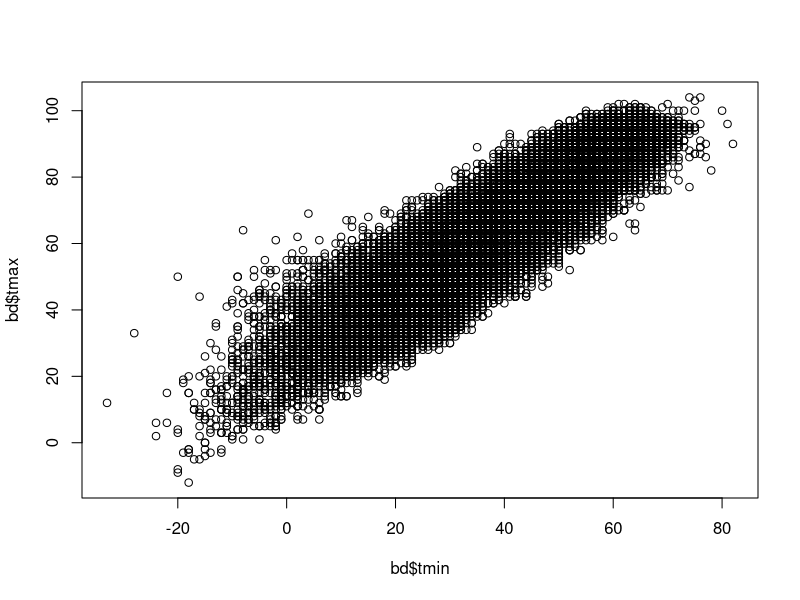
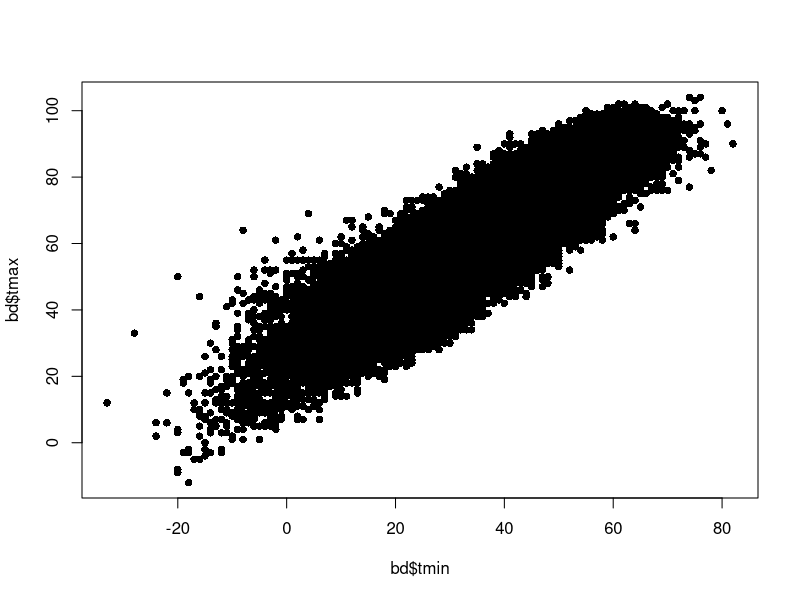
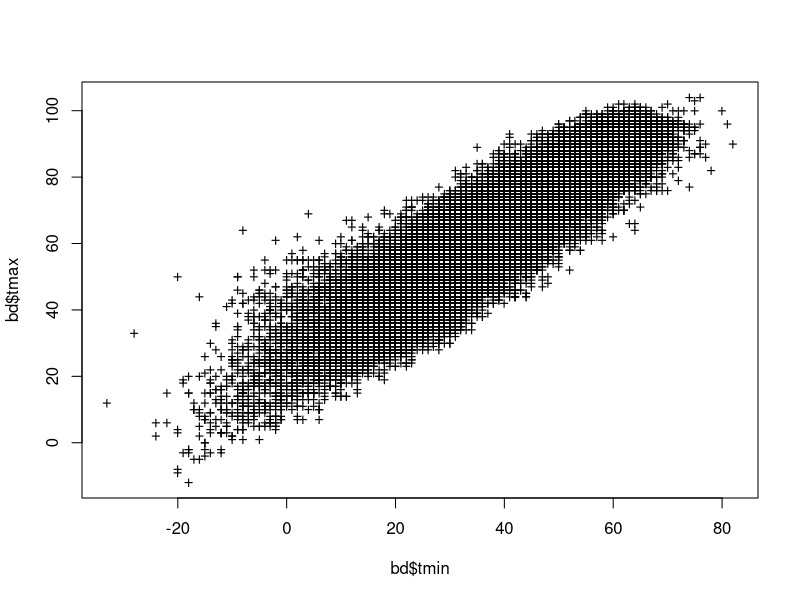
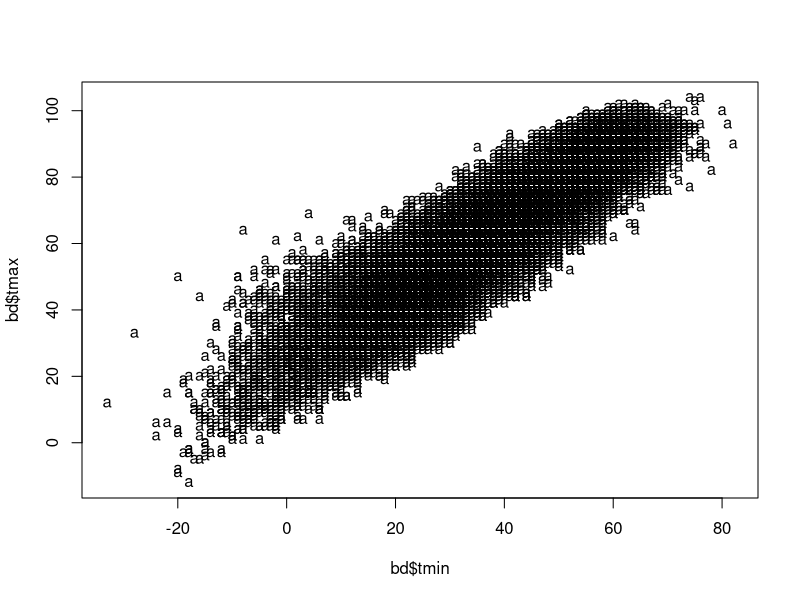
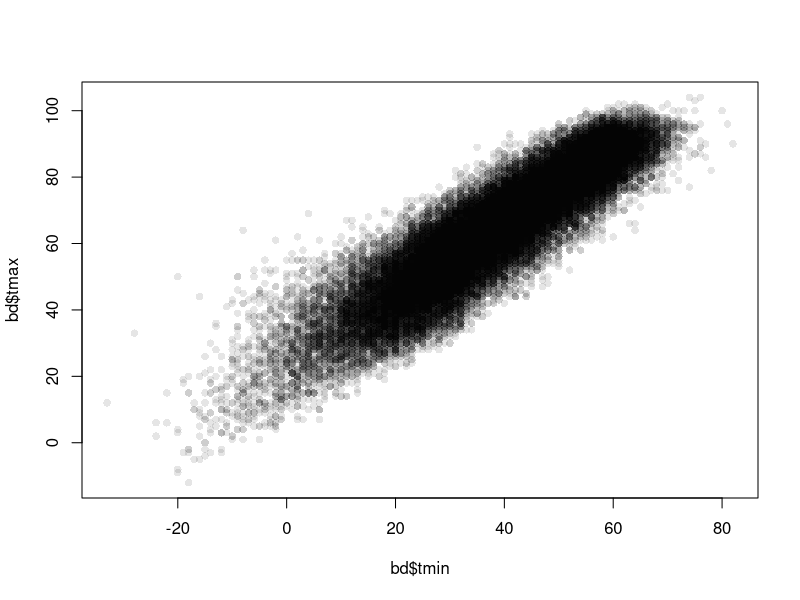
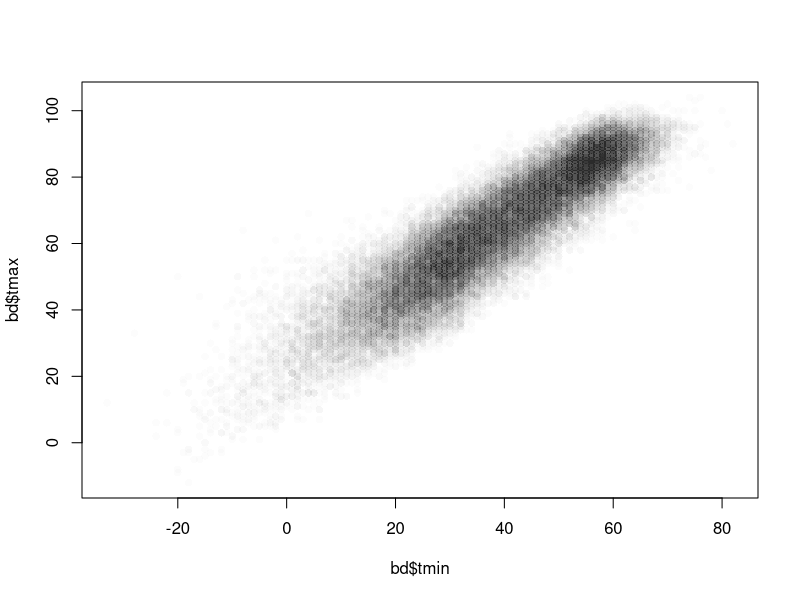
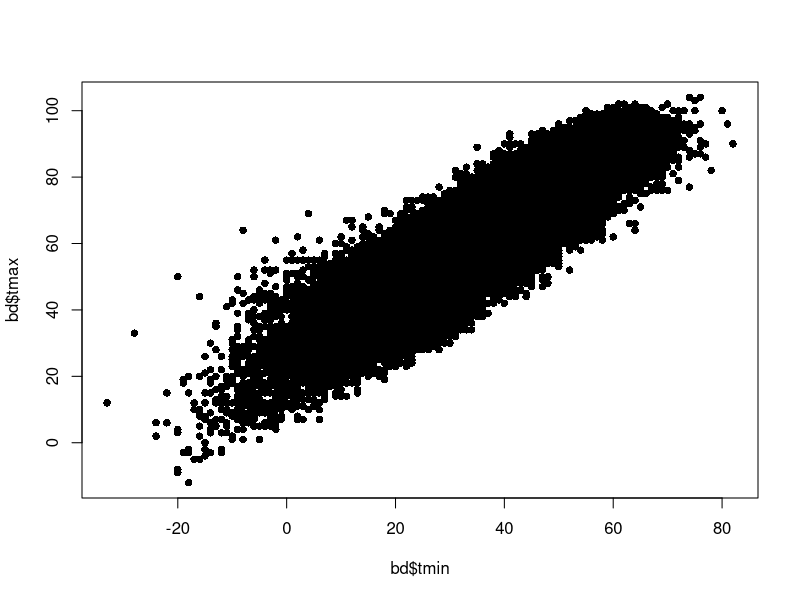
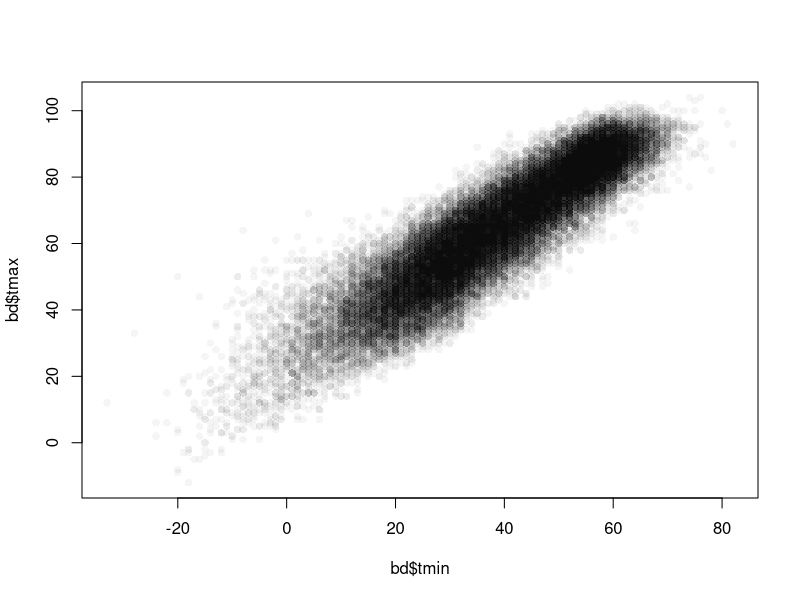

Reproduce these figures in R, in order.
# # # # # # # # # # # # # # # # # # # # # # # # # # # # # # # # # # # # # # # # # # # # # # # # # # # # # # # # # # #
# SCATTERPLOTS

bd = read.csv("BoulderDaily.csv")
# Good variable names are very helpful.  But, we're going to be typing the name of this
# dataset alot, so short names are sometimes nice too
head(bd)
dim(bd)
summary(bd)

#It's hard to really understand what's happening with this data by just looking at these
#statistics.  Plotting can be really helpful with understanding the data.

?plot
plot(bd$tmin, bd$tmax)

# That's a pretty ugly plot.  Let's see if we can make it better

plot(bd$tmin, bd$tmax, pch = 16)

#Why 16?

?pch

# We can use all kinds of symbols with our plots

plot(bd$tmin, bd$tmax, pch="+")
plot(bd$tmin, bd$tmax, pch="a") #We should probably avoid some options, though

# There's alot of points on this graph, and it's hard to see what's happening.  Let's see if 
# we can make it any clearer.

# Sometimes, you need additional functions that aren't installed with R by default.  In this
# case, we want to install the "scales" package.  Note that you'll only need to install this
# once, then just use library() to load the code.

install.packages("scales") #adds a new package to your library
library(scales) #tells R to bring the objects from that library into your workspace.

# In this case, scales gives us the alpha() function:

plot(bd$tmin, bd$tmax, pch=16, col=alpha(colour="black", alpha=0.1))
plot(bd$tmin, bd$tmax, pch=16, col=alpha(colour="black", alpha=0.01))

# Using alpha=0.01 means that each point is 0.01 times the weight of a standard point.  So, if
# 100 points are on top of each other, we'll get a full black dot at that location.

# Where are most of the temperatures?
plot(bd$tmin, bd$tmax, pch=16, col=alpha(colour="black", alpha=1))
# Maybe between -20 and 80 for the min and 0 to 100 for max?
plot(bd$tmin, bd$tmax, pch=16, col=alpha(colour="black", alpha=0.04))
# Ah, most mins are between 10 and 70, and most maxes are between 20 and 100.

# Our titles don't make much sense:

plot(bd$tmin, bd$tmax, pch=16, col=alpha(colour="black", alpha=0.04), main="Temperature Plot"
  ,xlab="Minimum Temperature (degrees F)"
  ,ylab="Maximum Temperature (degrees F)")

# Let's add some pretty colors.

install.packages("RColorBrewer") #Package with nice colors.  See http://colorbrewer2.org/
library(RColorBrewer)
pal = brewer.pal(name="Spectral", n=10)
bd$colorGroup = floor( bd$tmax/10 )
bd$colorGroup[bd$colorGroup<1] = 1
plot(bd$tmin, bd$tmax, pch=16, col=alpha(colour=pal[bd$colorGroup], alpha=.1)
  ,main="Temperature Plot"
  ,xlab="Minimum Temperature (degrees F)"
  ,ylab="Maximum Temperature (degrees F)")

# Whoops!  pal is reversed.

pal = rev(pal)
plot(bd$tmin, bd$tmax, pch=16, col=alpha(colour=pal[bd$colorGroup], alpha=.1)
  ,main="Temperature Plot"
  ,xlab="Minimum Temperature (degrees F)"
  ,ylab="Maximum Temperature (degrees F)")

# What if we want to look at months individually?

?par
par(mfrow=c(3,4)) #Use a 3x4 grid
for(i in 1:12){
  temp = bd[bd$month==i,]
  plot(temp$tmin, temp$tmax, pch=16, col=alpha(colour=pal[temp$colorGroup], alpha=.1)
    ,main="Temperature Plot"
    ,xlab="Minimum Temperature (degrees F)"
    ,ylab="Maximum Temperature (degrees F)")
}

# It looks a bit weird because the scale keeps changing.

par(mfrow=c(3,4)) #Use a 3x4 grid
for(i in 1:12){
  temp = bd[bd$month==i,]
  plot(temp$tmin, temp$tmax, pch=16, col=alpha(colour=pal[temp$colorGroup], alpha=.1)
    ,main="Temperature Plot"
    ,xlab="Minimum Temperature (degrees F)"
    ,ylab="Maximum Temperature (degrees F)"
    ,xlim=c(-30,80), ylim=c(-10,110))
}

# Let's add a better label

months = c("Jan", "Feb", "Mar", "Apr", "May", "Jun", "Jul", "Aug", "Sep", "Oct", "Nov", "Dec")

par(mfrow=c(3,4)) #Use a 3x4 grid
for(i in 1:12){
  temp = bd[bd$month==i,]
  plot(temp$tmin, temp$tmax, pch=16, col=alpha(colour=pal[temp$colorGroup], alpha=.3)
    ,main=months[i]
    ,xlab="Minimum Temperature (degrees F)"
    ,ylab="Maximum Temperature (degrees F)"
    ,xlim=c(-30,80), ylim=c(-10,110))
}

# QUESTION!  Using the same dataset, examine the seasonal trends in temperature.
# Hints:
# - Use par(mfrow=c(1,1)) to return to a 1x1 plot grid (if you want)

par(mfrow=c(1,1))
plot( bd$month + bd$day/31, (bd$tmax+bd$tmin)/2, pch=16
    ,col=alpha(alpha=0.01, colour="black")
    ,xlab="Month of Year"
    ,ylab="Mean Temperature"
    ,main="Temperature Trends")

# Note bd$month + bd$day/31 isn't quite accurate.  R has capabilities for handling dates,
# but that's a whole new topic